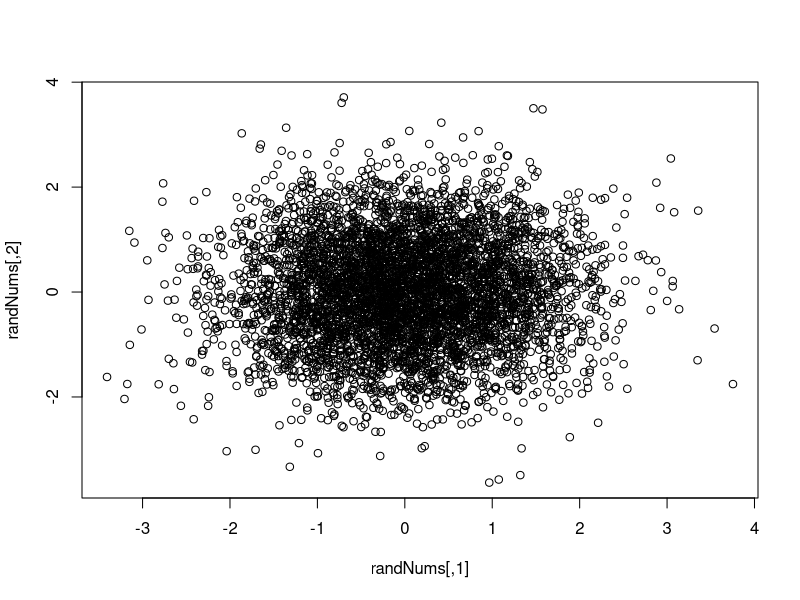

Write the R code that produced this figure.

#Code to see some properties of multivariate guassian
#Tutorial URL http://www.stat.fsu.edu/~jfrade/HOMEWORKS/STA5166/hw4/mvtnorm/html/Mvnorm.html


library(mvtnorm)

#to get a prob dist , we need to define number of points, mean vector, cov matrix
sigma <- matrix(c(1,0,0,1),ncol=2)
mean=c(0,0)
randNums <- rmvnorm(n=5000,mean=mean,sigma=sigma,method="chol")
message("Mean of Columns")
colMeans(randNums)
message("variance of randNums")

message("Plot the Random Numbers")
plot(randNums)


